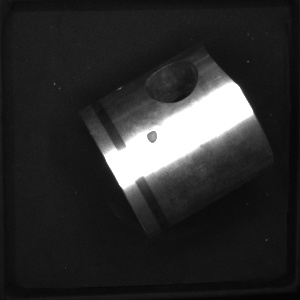
//> input picture CameraShow/LieDetect/LieDetect/50_3.jpg, 300 x 300 px
$ ./test   (built with g++ and OpenCV 4)
//> lines starting //> are read from the running program, lines starting //| are printed output that depends on the picture; after the words box and inside, x2 and y2 are one past the last pixel; in counts of white or black regions, pixels touching at a corner belong together
#include <opencv.hpp>
#include <opencv2/highgui/highgui.hpp>
#include <opencv2/imgproc/imgproc.hpp>
#include <opencv2/core/core.hpp>

#include <iostream>

void Dilation( int dilation_elem,int dilation_size, cv::Mat &src,cv:: Mat & dilation_dst );
cv::Point caculateRectCenterLine(cv::Point2f* _rotateRect);
int main(int agrc , char** argv)
{
	cv::Mat img = cv::imread("50_3.jpg");
//> img is the input picture: 300 rows x 300 cols, CV_8UC3; min 4, max 255, mean 44.4
	cv::imshow("img",img);
	cv::waitKey(100);
	cv::Mat img_gray;
	cv::cvtColor(img,img_gray,cv::COLOR_BGR2GRAY);
	cv::Mat cdst=img.clone();

	//imgprocess
	cv::GaussianBlur(img_gray,img_gray,cv::Size(3,3),0);
	cv::threshold(img_gray,img_gray,180,220,CV_THRESH_BINARY);
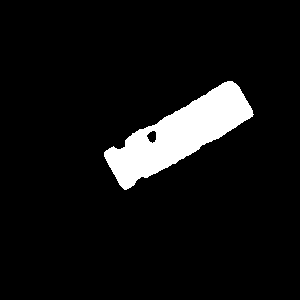
//> img_gray: 300 rows x 300 cols, CV_8UC1; values 0 (black) and 220 (white), 7.3% white; 1 white region, box (x1, y1, x2, y2) and area: (104, 81, 254, 190) 6545
	cv::Canny(img_gray,img_gray,50,80,3);//50,80,3
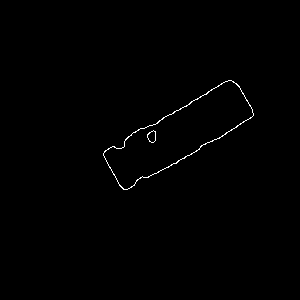
//> img_gray: 300 rows x 300 cols, CV_8UC1; 0.49% white in thin lines or dots, all inside (x1, y1, x2, y2) = (103, 80, 254, 190)
	Dilation(0,3,img_gray.clone(),img_gray);
//> in Dilation, `cv::dilate( src, dilation_dst, element );`:
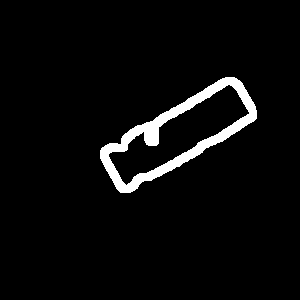
//> dilation_dst: 300 rows x 300 cols, CV_8UC1; 4.2% white; 1 white region
	cv::imshow( "Dilation Demo", img_gray );
	cv::imshow("image_gray",img_gray);
	//contours
	cv::vector<cv::vector<cv::Point> > contours;
	cv::findContours( img_gray.clone(), contours,	CV_RETR_EXTERNAL, CV_CHAIN_APPROX_SIMPLE );
//> contours = 1 contour; box (x1, y1, x2, y2) and area: (100, 77, 257, 193) 8264

	//查找最大轮廓
	double maxarea = 0;
	int maxAreaIdx = 0;
	for (int index = contours.size() - 1; index >= 0; index--)
	{
		double tmparea = fabs(contourArea(contours[index]));
		if (tmparea>maxarea)
		{
			maxarea = tmparea;
			maxAreaIdx = index;//记录最大轮廓的索引号
		}
	}
//> this loop made 1 pass
//> (tmparea, maxarea) on pass 1: (8263.5, 8263.5)
//> after the loop, maxarea = 8263.5; maxAreaIdx = 0
	cv::vector<cv::Point> max_contourlist;
	max_contourlist = contours[maxAreaIdx];
//> max_contourlist = contour of 228 points, box (x1, y1, x2, y2) (100, 77, 257, 193), area 8264

	// draw each connected component with its own random color
	std::cout<<"print the contours number is  "<<contours.size()<<"\n 最大轮廓Index为"<<maxAreaIdx<<std::endl;
//| print the contours number is  1
//|  最大轮廓Index为0

	cv::vector<cv::vector<cv::Point>> maxContour;
	maxContour.push_back(max_contourlist);
//> maxContour has the same summary as contours
	cv::Scalar color( 200,120,75);
	cv::drawContours(cdst,maxContour,0,color,CV_FILLED);
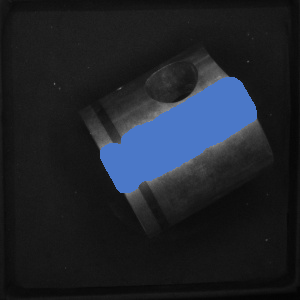
//> cdst: 300 rows x 300 cols, CV_8UC3; 9.39% of pixels changed, all inside (x1, y1, x2, y2) = (100, 77, 257, 193)
	//cv::drawContours( cdst, contours.max_size(),0, color,2 , 8 );//CV_FILLED
	cv::namedWindow( "Contours", 1 );
	cv::imshow( "Contours",cdst );

	//arclength,获取角度
	double peri = cv::arcLength(max_contourlist,true);
//> peri = 439.1

	//获取最大拟合多边形
	cv::vector<cv::Point> cnt_approx;
	cv::approxPolyDP(max_contourlist,cnt_approx,0.002*peri,true);
//> cnt_approx = contour of 43 points, box (x1, y1, x2, y2) (100, 77, 257, 193), area 8286

	//利用最大拟合多边形，拟合近似角度曲线
	cv::RotatedRect cnt_rect = cv::minAreaRect(cnt_approx);
//> cnt_rect = centre (178.4, 134.2), size (161.3, 56.2), angle -28.9
	cv::Point2f cnt_vertices[4];
	cnt_rect.points(cnt_vertices);
//> cnt_vertices = 4 Points (x, y): [121.4, 197.8], [94.24, 148.6], [235.4, 70.58], [262.6, 119.8]
	for (int i = 0; i < 4; i++)
		cv::line(cdst, cnt_vertices[i], cnt_vertices[(i+1)%4], cv::Scalar(0,0,255));
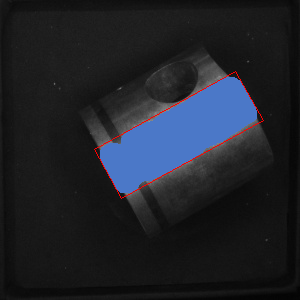
//> cdst: 300 rows x 300 cols, CV_8UC3; 0.42% of pixels changed, all inside (x1, y1, x2, y2) = (94, 71, 264, 199)
	cv::Rect brect = cnt_rect.boundingRect();
//> brect = Rect(94, 70, 170, 129)
	cv::rectangle(cdst, brect,cv:: Scalar(255,0,0));
	std::cout<<"旋转角度为：	"<<cnt_rect.angle<<std::endl;
//| 旋转角度为：	-28.94

	//获取拟合多边形的质心位置
	cv::Point short_line = caculateRectCenterLine(cnt_vertices);
//> in caculateRectCenterLine, `distance_line_1 =  abs(_rotateRect[0].x - _rotateRect[(1)%4].x) + abs(..`: distance_line_1 = 76.38
//> in caculateRectCenterLine, `distance_line_2 =  abs(_rotateRect[1].x - _rotateRect[(2)%4].x) + abs(..`: distance_line_2 = 219.2
//> in caculateRectCenterLine, `center_point.x = (_rotateRect[0].x + _rotateRect[1].x)/2;`: center_point = Point(107, 0)
//> in caculateRectCenterLine, `center_point.y = (_rotateRect[0].y +_rotateRect[1].y)/2;`: center_point = Point(107, 173)
//| short line center point is 107	173
//> short_line = Point(107, 173)

	cv::line(cdst,short_line,cnt_rect.center,cv::Scalar(0,0,255),2,8);
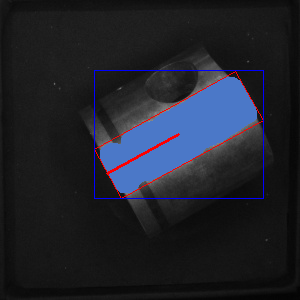
//> cdst: 300 rows x 300 cols, CV_8UC3; mean B, G, R 43, 34.1, 31.7
	circle( cdst, cnt_rect.center, 3, cv::Scalar(0,255,0), 3, 8, 0 );
//> cdst: 300 rows x 300 cols, CV_8UC3; 0.11% of pixels changed, all inside (x1, y1, x2, y2) = (173, 129, 184, 140)

	//计算旋转角度
	float Rotation=0;
	cv::Point RectCenter =cnt_rect.center;
//> RectCenter = Point(178, 134)
	float Y = (RectCenter.y-short_line.y);
//> Y = -39
	float X = (RectCenter.x-short_line.x);
//> X = 71
	Rotation = atan2(Y,X);
//> Rotation = -0.502
	float Angle = Rotation * 180/CV_PI;
//> Angle = -28.78
	std::cout<<"旋转角度为	"<<Angle<<std::endl;
//| 旋转角度为	-28.7798
	cv::imshow("边框",cdst);
	cv::waitKey();
	return 1;
}

void Dilation( int dilation_elem,int dilation_size, cv::Mat &src,cv:: Mat & dilation_dst )
{
	int dilation_type;
	if( dilation_elem == 0 ){ dilation_type = cv::MORPH_RECT; }
	else if( dilation_elem == 1 ){ dilation_type = cv::MORPH_CROSS; }
	else if( dilation_elem == 2) { dilation_type = cv::MORPH_ELLIPSE; }

	cv::Mat element = cv::getStructuringElement( dilation_type,
		cv::Size( 2*dilation_size + 1, 2*dilation_size+1 ),
		cv::Point( dilation_size, dilation_size ) );
	///膨胀操作
	cv::dilate( src, dilation_dst, element );
}

cv::Point caculateRectCenterLine(cv::Point2f* _rotateRect)
{
	double distance_line_1=0.0;
	double distance_line_2=0.0;
	cv::Point center_point;
	distance_line_1 =  abs(_rotateRect[0].x - _rotateRect[(1)%4].x) + abs(_rotateRect[0].y - _rotateRect[(1)%4].y);
	distance_line_2 =  abs(_rotateRect[1].x - _rotateRect[(2)%4].x) + abs(_rotateRect[1].y - _rotateRect[(2)%4].y);
	if (distance_line_2>distance_line_1)
	{
		center_point.x = (_rotateRect[0].x + _rotateRect[1].x)/2;
		center_point.y = (_rotateRect[0].y +_rotateRect[1].y)/2;
	}
	else
	{
		center_point.x = (_rotateRect[2].x + _rotateRect[1].x)/2;
		center_point.y = (_rotateRect[2].y +_rotateRect[1].y)/2;
	}
	std::cout<<"short line center point is "<<center_point.x<<"	"<<center_point.y<<std::endl;
	return center_point;
}

$ run again, with CameraShow/LieDetect/LieDetect/48_0.jpg copied over CameraShow/LieDetect/LieDetect/50_3.jpg
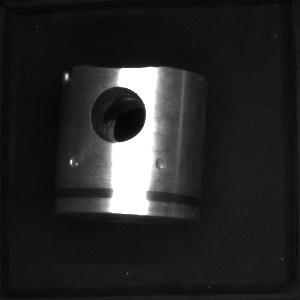
//> input picture CameraShow/LieDetect/LieDetect/48_0.jpg, 300 x 300 px
//> img is the input picture: 300 rows x 300 cols, CV_8UC3; min 4, max 255, mean 38.8
//> in Dilation, `cv::dilate( src, dilation_dst, element );`:
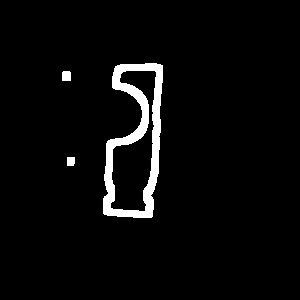
//> dilation_dst: 300 rows x 300 cols, CV_8UC1; 3.9% white; 3 white regions
//> contours = 3 contours; box (x1, y1, x2, y2) and area: (103, 63, 163, 218) 6322, (62, 71, 71, 81) 71, (67, 157, 75, 166) 54
//> the loop `for (int index = contours.size() - 1; index >= 0; index--)` made 3 passes
//> (tmparea, maxarea) on pass 1: (6322, 6322)
//> after the loop `for (int index = contours.size() - 1; index >= 0; index--)`: maxarea = 6322; maxAreaIdx = 2
//> max_contourlist = contour of 123 points, box (x1, y1, x2, y2) (103, 63, 163, 218), area 6322
//| print the contours number is  3
//|  最大轮廓Index为2
//> maxContour = 1 contour; box (x1, y1, x2, y2) and area: (103, 63, 163, 218) 6322
//> peri = 457.1
//> cnt_approx = contour of 37 points, box (x1, y1, x2, y2) (103, 63, 163, 218), area 6324
//> cnt_rect = centre (133, 139.4), size (155, 53.6), angle -86.9
//> cnt_vertices = 4 Points (x, y): [155.5, 218.2], [102.1, 215.3], [110.5, 60.52], [164, 63.44]
//> brect = Rect(102, 60, 63, 160)
//| 旋转角度为：	-86.8779
//> distance_line_1 = 56.39
//> distance_line_2 = 163.2
//> in caculateRectCenterLine, `center_point.x = (_rotateRect[0].x + _rotateRect[1].x)/2;`: center_point = Point(128, 0)
//> in caculateRectCenterLine, `center_point.y = (_rotateRect[0].y +_rotateRect[1].y)/2;`: center_point = Point(128, 216)
//| short line center point is 128	216
//> `cv::line(cdst,short_line,cnt_rect.center,cv::Scalar(0,0,255),2,8);`:
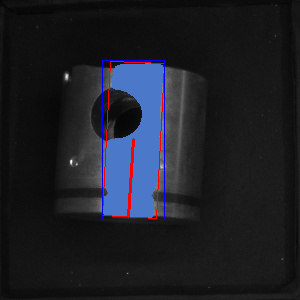
//> cdst: 300 rows x 300 cols, CV_8UC3; mean B, G, R 37.9, 31.1, 29.8
//> RectCenter = Point(133, 139)
//> Y = -77
//> X = 5
//> Rotation = -1.51
//> Angle = -86.28
//| 旋转角度为	-86.2847

$ run again, with CameraShow/LieDetect/LieDetect/48_1.jpg copied over CameraShow/LieDetect/LieDetect/50_3.jpg
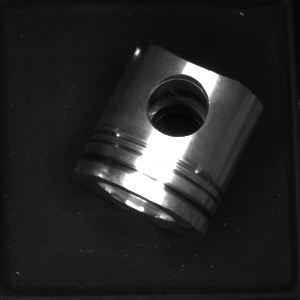
//> input picture CameraShow/LieDetect/LieDetect/48_1.jpg, 300 x 300 px
//> img is the input picture: 300 rows x 300 cols, CV_8UC3; min 3, max 255, mean 37.3
//> `cv::Canny(img_gray,img_gray,50,80,3);`:
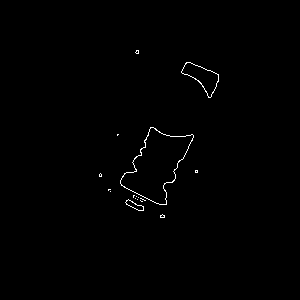
//> img_gray: 300 rows x 300 cols, CV_8UC1; 0.53% white in thin lines or dots, all inside (x1, y1, x2, y2) = (99, 50, 219, 218)
//> dilation_dst: 300 rows x 300 cols, CV_8UC1; 4.4% white; 8 white regions
//> contours = 8 contours; box (x1, y1, x2, y2) and area: (117, 124, 197, 214) 4187, (178, 59, 222, 101) 1050, (157, 211, 168, 221) 87, (132, 47, 142, 57) 79, (96, 170, 105, 180) 71, (192, 167, 201, 176) 64, (105, 186, 114, 195) 62, (114, 131, 122, 139) 48
//> the loop `for (int index = contours.size() - 1; index >= 0; index--)` made 8 passes
//> (tmparea, maxarea) on passes 1 to 3: (79, 79), (1050, 1050), (4187, 4187)
//> after the loop `for (int index = contours.size() - 1; index >= 0; index--)`: maxarea = 4187; maxAreaIdx = 5
//> max_contourlist = contour of 135 points, box (x1, y1, x2, y2) (117, 124, 197, 214), area 4187
//| print the contours number is  8
//|  最大轮廓Index为5
//> maxContour = 1 contour; box (x1, y1, x2, y2) and area: (117, 124, 197, 214) 4187
//> peri = 323.1
//> cnt_approx = contour of 50 points, box (x1, y1, x2, y2) (117, 124, 197, 214), area 4198
//> cnt_rect = centre (153.1, 167.2), size (98.6, 59.5), angle -67.9
//> cnt_vertices = 4 Points (x, y): [162.1, 224], [107, 201.6], [144.1, 110.3], [199.2, 132.7]
//> brect = Rect(106, 110, 95, 116)
//| 旋转角度为：	-67.8905
//> distance_line_1 = 77.48
//> distance_line_2 = 128.4
//> in caculateRectCenterLine, `center_point.x = (_rotateRect[0].x + _rotateRect[1].x)/2;`: center_point = Point(134, 0)
//> in caculateRectCenterLine, `center_point.y = (_rotateRect[0].y +_rotateRect[1].y)/2;`: center_point = Point(134, 212)
//| short line center point is 134	212
//> `cv::line(cdst,short_line,cnt_rect.center,cv::Scalar(0,0,255),2,8);`:
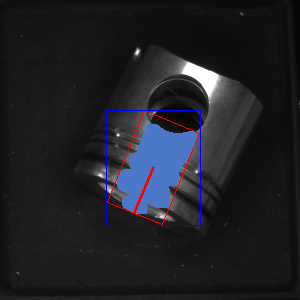
//> cdst: 300 rows x 300 cols, CV_8UC3; mean B, G, R 37.5, 32.6, 31.7
//> RectCenter = Point(153, 167)
//> Y = -45
//> X = 19
//> Rotation = -1.17
//> Angle = -67.11
//| 旋转角度为	-67.1095
